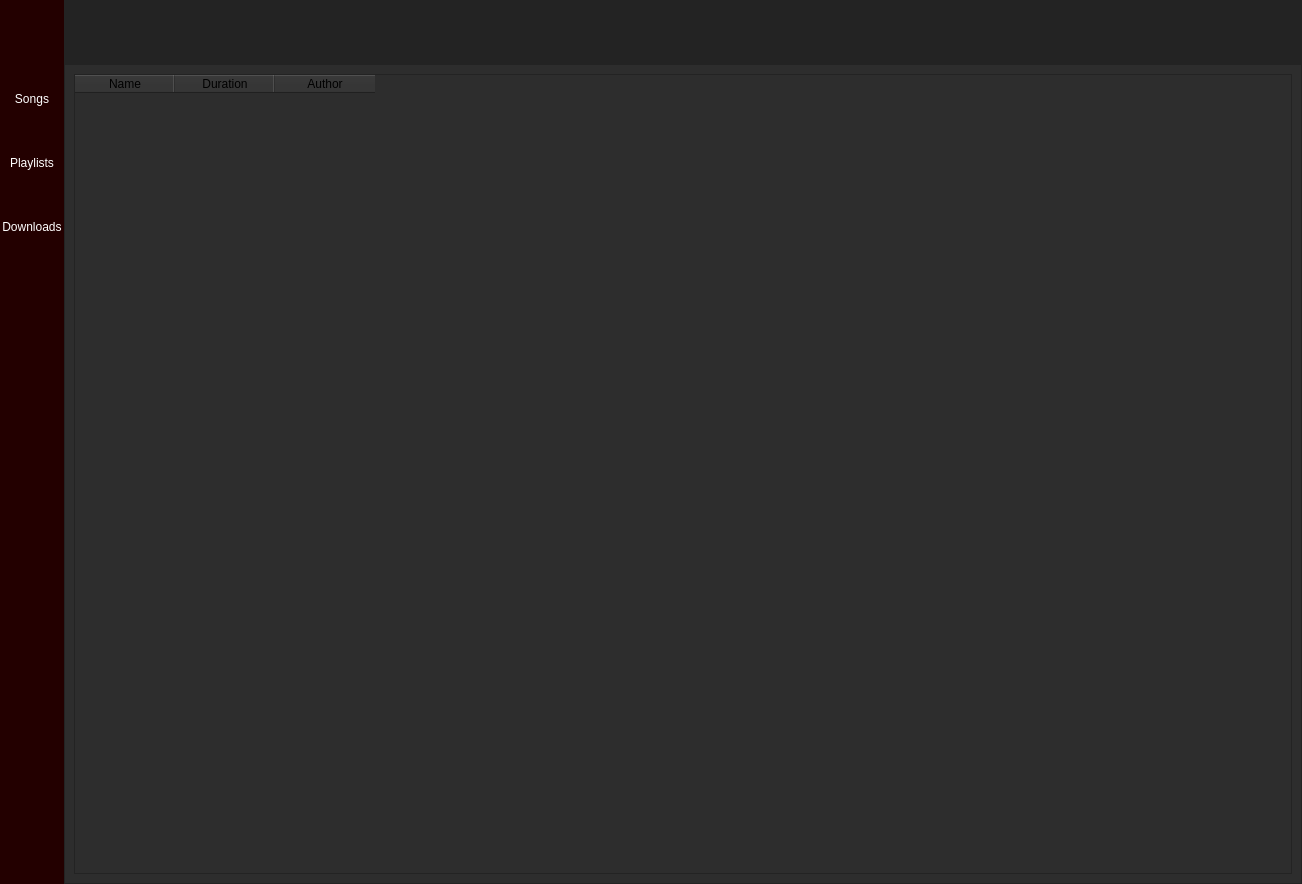
<?xml version="1.0" encoding="UTF-8"?>
<ui version="4.0">
 <class>MainWindow</class>
 <widget class="QMainWindow" name="MainWindow">
  <property name="geometry">
   <rect>
    <x>0</x>
    <y>0</y>
    <width>1302</width>
    <height>884</height>
   </rect>
  </property>
  <property name="maximumSize">
   <size>
    <width>1920</width>
    <height>1080</height>
   </size>
  </property>
  <property name="windowTitle">
   <string>MainWindow</string>
  </property>
  <widget class="QWidget" name="centralwidget">
   <property name="styleSheet">
    <string notr="true">background-color: rgb(45, 45, 45);</string>
   </property>
   <layout class="QVBoxLayout" name="verticalLayout">
    <property name="spacing">
     <number>0</number>
    </property>
    <property name="leftMargin">
     <number>0</number>
    </property>
    <property name="topMargin">
     <number>0</number>
    </property>
    <property name="rightMargin">
     <number>0</number>
    </property>
    <property name="bottomMargin">
     <number>0</number>
    </property>
    <item>
     <widget class="QFrame" name="Top_Bar">
      <property name="maximumSize">
       <size>
        <width>16777215</width>
        <height>64</height>
       </size>
      </property>
      <property name="styleSheet">
       <string notr="true">background-color: rgb(35, 35, 35);</string>
      </property>
      <property name="frameShape">
       <enum>QFrame::NoFrame</enum>
      </property>
      <property name="frameShadow">
       <enum>QFrame::Raised</enum>
      </property>
      <layout class="QHBoxLayout" name="horizontalLayout">
       <property name="spacing">
        <number>0</number>
       </property>
       <property name="leftMargin">
        <number>0</number>
       </property>
       <property name="topMargin">
        <number>0</number>
       </property>
       <property name="rightMargin">
        <number>0</number>
       </property>
       <property name="bottomMargin">
        <number>0</number>
       </property>
       <item>
        <widget class="QFrame" name="frame_toggle">
         <property name="maximumSize">
          <size>
           <width>64</width>
           <height>64</height>
          </size>
         </property>
         <property name="styleSheet">
          <string notr="true">background-color: rgb(35, 0, 0);</string>
         </property>
         <property name="frameShape">
          <enum>QFrame::NoFrame</enum>
         </property>
         <property name="frameShadow">
          <enum>QFrame::Raised</enum>
         </property>
         <layout class="QVBoxLayout" name="verticalLayout_2">
          <property name="spacing">
           <number>0</number>
          </property>
          <property name="leftMargin">
           <number>0</number>
          </property>
          <property name="topMargin">
           <number>0</number>
          </property>
          <property name="rightMargin">
           <number>0</number>
          </property>
          <property name="bottomMargin">
           <number>0</number>
          </property>
          <item>
           <widget class="QPushButton" name="btn_toggle">
            <property name="sizePolicy">
             <sizepolicy hsizetype="Expanding" vsizetype="Expanding">
              <horstretch>0</horstretch>
              <verstretch>0</verstretch>
             </sizepolicy>
            </property>
            <property name="styleSheet">
             <string notr="true">QPushButton {
color: rgb(255, 255, 255);
background-color: rgb(35, 0, 0);
border: 0px solid;
}

QPushButton:hover{
color: rgb(0, 255, 255);
background-color: rgb(76, 0, 0);
}</string>
            </property>
            <property name="text">
             <string/>
            </property>
           </widget>
          </item>
         </layout>
        </widget>
       </item>
       <item>
        <widget class="QFrame" name="frame_top">
         <property name="maximumSize">
          <size>
           <width>16777215</width>
           <height>64</height>
          </size>
         </property>
         <property name="frameShape">
          <enum>QFrame::NoFrame</enum>
         </property>
         <property name="frameShadow">
          <enum>QFrame::Raised</enum>
         </property>
        </widget>
       </item>
      </layout>
     </widget>
    </item>
    <item>
     <widget class="QFrame" name="Content">
      <property name="frameShape">
       <enum>QFrame::NoFrame</enum>
      </property>
      <property name="frameShadow">
       <enum>QFrame::Raised</enum>
      </property>
      <layout class="QHBoxLayout" name="horizontalLayout_2">
       <property name="spacing">
        <number>0</number>
       </property>
       <property name="leftMargin">
        <number>0</number>
       </property>
       <property name="topMargin">
        <number>0</number>
       </property>
       <property name="rightMargin">
        <number>0</number>
       </property>
       <property name="bottomMargin">
        <number>0</number>
       </property>
       <item>
        <widget class="QFrame" name="frame_left_menu">
         <property name="minimumSize">
          <size>
           <width>64</width>
           <height>0</height>
          </size>
         </property>
         <property name="maximumSize">
          <size>
           <width>64</width>
           <height>16777215</height>
          </size>
         </property>
         <property name="styleSheet">
          <string notr="true">background-color: rgb(35, 0, 0);</string>
         </property>
         <property name="frameShape">
          <enum>QFrame::NoFrame</enum>
         </property>
         <property name="frameShadow">
          <enum>QFrame::Raised</enum>
         </property>
         <layout class="QVBoxLayout" name="verticalLayout_3">
          <property name="spacing">
           <number>0</number>
          </property>
          <property name="leftMargin">
           <number>0</number>
          </property>
          <property name="topMargin">
           <number>3</number>
          </property>
          <property name="rightMargin">
           <number>0</number>
          </property>
          <property name="bottomMargin">
           <number>0</number>
          </property>
          <item alignment="Qt::AlignTop">
           <widget class="QFrame" name="frame_left_menus">
            <property name="frameShape">
             <enum>QFrame::NoFrame</enum>
            </property>
            <property name="frameShadow">
             <enum>QFrame::Raised</enum>
            </property>
            <layout class="QVBoxLayout" name="verticalLayout_4">
             <property name="spacing">
              <number>0</number>
             </property>
             <property name="leftMargin">
              <number>0</number>
             </property>
             <property name="topMargin">
              <number>0</number>
             </property>
             <property name="rightMargin">
              <number>0</number>
             </property>
             <property name="bottomMargin">
              <number>0</number>
             </property>
             <item>
              <widget class="QPushButton" name="btn_menu_songs">
               <property name="minimumSize">
                <size>
                 <width>0</width>
                 <height>64</height>
                </size>
               </property>
               <property name="styleSheet">
                <string notr="true">QPushButton {
color: rgb(255, 255, 255);
background-color: rgb(35, 0, 0);
border: 0px solid;
}

QPushButton:hover{
color: rgb(0, 255, 255);
background-color: rgb(76, 0, 0);
}</string>
               </property>
               <property name="text">
                <string>Songs</string>
               </property>
              </widget>
             </item>
             <item>
              <widget class="QPushButton" name="btn_menu_playlists">
               <property name="minimumSize">
                <size>
                 <width>0</width>
                 <height>64</height>
                </size>
               </property>
               <property name="styleSheet">
                <string notr="true">QPushButton {
color: rgb(255, 255, 255);
background-color: rgb(35, 0, 0);
border: 0px solid;
}

QPushButton:hover{
color: rgb(0, 255, 255);
background-color: rgb(76, 0, 0);
}</string>
               </property>
               <property name="text">
                <string>Playlists</string>
               </property>
              </widget>
             </item>
             <item>
              <widget class="QPushButton" name="btn_menu_downloads">
               <property name="minimumSize">
                <size>
                 <width>0</width>
                 <height>64</height>
                </size>
               </property>
               <property name="styleSheet">
                <string notr="true">QPushButton {
color: rgb(255, 255, 255);
background-color: rgb(35, 0, 0);
border: 0px solid;
}

QPushButton:hover{
color: rgb(0, 255, 255);
background-color: rgb(76, 0, 0);
}</string>
               </property>
               <property name="text">
                <string>Downloads</string>
               </property>
              </widget>
             </item>
            </layout>
           </widget>
          </item>
         </layout>
        </widget>
       </item>
       <item>
        <widget class="QFrame" name="frame_pages">
         <property name="frameShape">
          <enum>QFrame::StyledPanel</enum>
         </property>
         <property name="frameShadow">
          <enum>QFrame::Raised</enum>
         </property>
         <layout class="QVBoxLayout" name="verticalLayout_5">
          <property name="spacing">
           <number>0</number>
          </property>
          <property name="leftMargin">
           <number>0</number>
          </property>
          <property name="topMargin">
           <number>0</number>
          </property>
          <property name="rightMargin">
           <number>0</number>
          </property>
          <property name="bottomMargin">
           <number>0</number>
          </property>
          <item>
           <widget class="QStackedWidget" name="pages_Widget">
            <widget class="QWidget" name="page_songs">
             <layout class="QVBoxLayout" name="verticalLayout_6">
              <item>
               <widget class="QTableWidget" name="tableWidget">
                <property name="styleSheet">
                 <string notr="true">QTableWidget {
selection-color: rgb(35, 0, 0)
}</string>
                </property>
                <column>
                 <property name="text">
                  <string>Name</string>
                 </property>
                </column>
                <column>
                 <property name="text">
                  <string>Duration</string>
                 </property>
                </column>
                <column>
                 <property name="text">
                  <string>Author</string>
                 </property>
                </column>
               </widget>
              </item>
             </layout>
            </widget>
            <widget class="QWidget" name="page_playlists">
             <layout class="QVBoxLayout" name="verticalLayout_7">
              <item>
               <widget class="QFrame" name="frame_playlists_top">
                <property name="minimumSize">
                 <size>
                  <width>0</width>
                  <height>55</height>
                 </size>
                </property>
                <property name="frameShape">
                 <enum>QFrame::NoFrame</enum>
                </property>
                <property name="frameShadow">
                 <enum>QFrame::Raised</enum>
                </property>
                <layout class="QHBoxLayout" name="horizontalLayout_3">
                 <property name="leftMargin">
                  <number>10</number>
                 </property>
                 <property name="topMargin">
                  <number>10</number>
                 </property>
                 <property name="rightMargin">
                  <number>10</number>
                 </property>
                 <property name="bottomMargin">
                  <number>5</number>
                 </property>
                 <item>
                  <widget class="QPushButton" name="btn_createPlaylist">
                   <property name="minimumSize">
                    <size>
                     <width>128</width>
                     <height>48</height>
                    </size>
                   </property>
                   <property name="maximumSize">
                    <size>
                     <width>128</width>
                     <height>48</height>
                    </size>
                   </property>
                   <property name="styleSheet">
                    <string notr="true">background-color: lightgrey</string>
                   </property>
                   <property name="text">
                    <string>Create playlist</string>
                   </property>
                  </widget>
                 </item>
                 <item>
                  <spacer name="horizontalSpacer">
                   <property name="orientation">
                    <enum>Qt::Horizontal</enum>
                   </property>
                   <property name="sizeHint" stdset="0">
                    <size>
                     <width>40</width>
                     <height>20</height>
                    </size>
                   </property>
                  </spacer>
                 </item>
                 <item>
                  <widget class="QPushButton" name="btn_deletePlaylist">
                   <property name="minimumSize">
                    <size>
                     <width>128</width>
                     <height>48</height>
                    </size>
                   </property>
                   <property name="maximumSize">
                    <size>
                     <width>128</width>
                     <height>48</height>
                    </size>
                   </property>
                   <property name="styleSheet">
                    <string notr="true">background-color: lightgrey</string>
                   </property>
                   <property name="text">
                    <string>Delete playlist</string>
                   </property>
                  </widget>
                 </item>
                </layout>
               </widget>
              </item>
              <item>
               <widget class="QTableWidget" name="table_playlists">
                <column>
                 <property name="text">
                  <string>Name</string>
                 </property>
                </column>
                <column>
                 <property name="text">
                  <string>Song count</string>
                 </property>
                </column>
                <column>
                 <property name="text">
                  <string>Duration</string>
                 </property>
                </column>
               </widget>
              </item>
             </layout>
            </widget>
            <widget class="QWidget" name="page_downloads"/>
           </widget>
          </item>
         </layout>
        </widget>
       </item>
      </layout>
     </widget>
    </item>
   </layout>
  </widget>
 </widget>
 <resources/>
 <connections/>
</ui>
